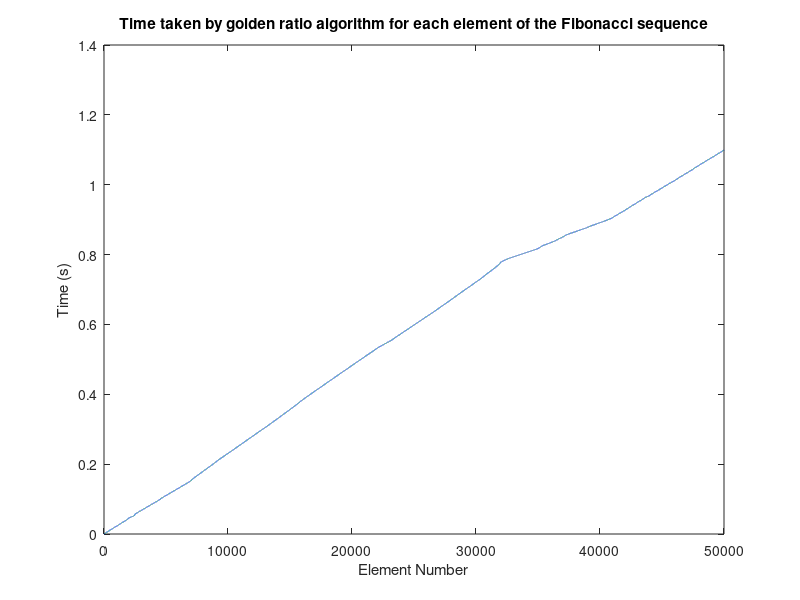

MATLAB code to generate this figure:
% Fibonacci sequence generation using the golden ratio

% Initialize variables
n = 50000; % Number of elements in the sequence
fib = zeros(n,1); % Preallocate memory for the sequence
time_taken = zeros(n,1); % Preallocate memory for timing results

% Golden ratio algorithm to calculate the nth Fibonacci number
tic;
phi = (1 + sqrt(5))/2; % The golden ratio
fib(1) = 1;
for i = 2:n
    fib(i) = round((phi^i - (1-phi)^i)/sqrt(5)); % The formula for the nth Fibonacci number using the golden ratio
    time_taken(i) = toc;
end

% Plot the results
plot(1:n, time_taken)
xlabel('Element Number')
ylabel('Time (s)')
title('Time taken by golden ratio algorithm for each element of the Fibonacci sequence')

